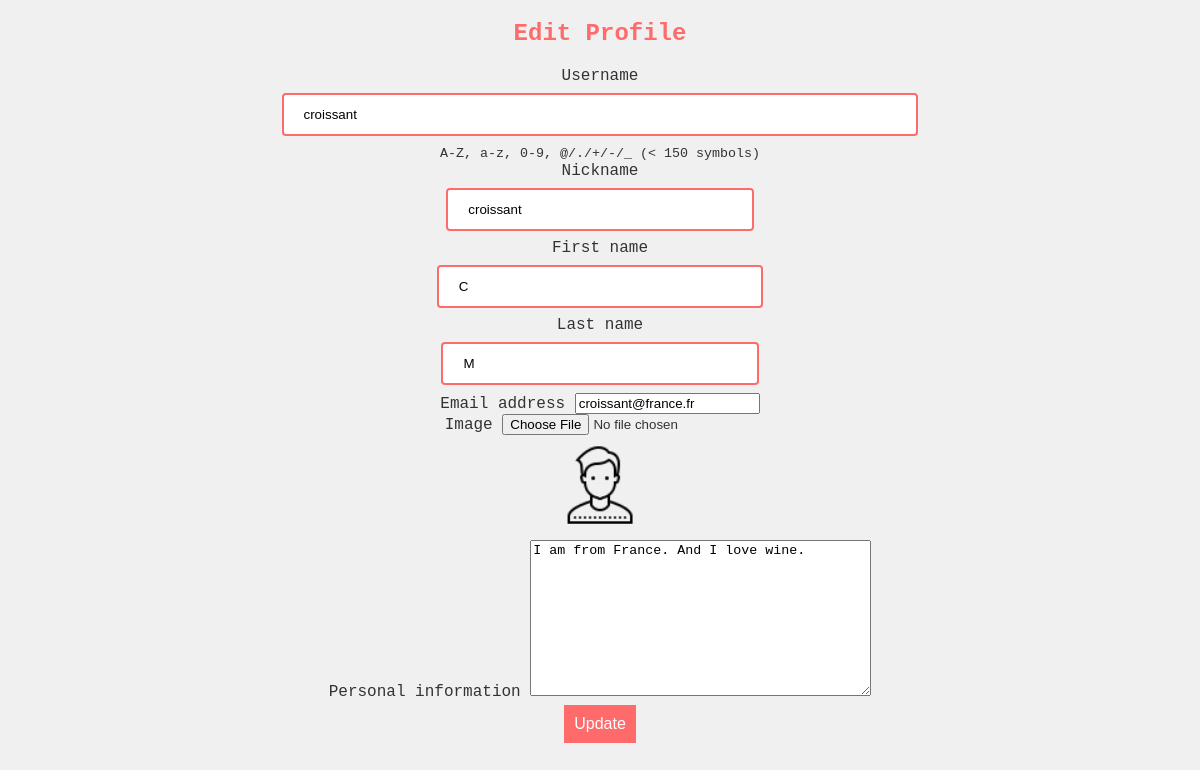
Page /mychat/edit_profile/ (signed in) on the committed database.
### MyChatApp/models.py (models this page shows, shortened)
class Profile(AbstractUser):
    image = models.ImageField(upload_to='profile_pictures/', null=True, blank=True)
    nickname = models.CharField(max_length=20, null=True, blank=True)
    personal_information = models.TextField(null=True, blank=True)

### MyChatApp/views.py (the view)
@login_required
def edit_profile(request):
    if request.method == 'POST':
        form = ProfileForm(request.POST, request.FILES, instance=request.user)
        if form.is_valid():
            form.save()
            return redirect('select_chat')
    else:
        form = ProfileForm(instance=request.user)
    return render(request, 'edit_profile.html', {'form': form})

### MyChatApp/forms.py
class ProfileForm(UserChangeForm):
    password = None
    username = forms.CharField(
        max_length=150,
        help_text="A-Z, a-z, 0-9, @/./+/-/_ (< 150 symbols)"
    )
    class Meta:
        model = Profile
        fields = ['username', 'nickname', 'first_name', 'last_name', 'email', 'image',  'personal_information']

### templates/edit_profile.html (shortened to what this page needs)
{% load static %}
<!DOCTYPE html>
<html>
<head>
    <link rel="stylesheet" type="text/css" href="{% static 'css/styles.css' %}">
</head>
<body>
    <div id="content" align="center">
        <h2>Edit Profile</h2>
        <form method="POST" enctype="multipart/form-data">
            {% for field in form %}
                <div class="form-group">
                    <label for="{{ field.id_for_label }}">{{ field.label }}</label>
                    {% if field.name == "image" %}
                        <input type="file" name="{{ field.name }}" id="{{ field.id_for_label }}">
                        {% if field.value %}
                            <br>
                            <img src="{{ field.value.url }}" alt="Current Image" width="100" height="100">
                        {% endif %}
                    {% else %}
                        {{ field }}
                    {% endif %}
                    {% if field.help_text %}
                        <small class="form-text text-muted">{{ field.help_text }}</small>
                    {% endif %}
                </div>
            {% endfor %}
            <button type="submit">Update</button>
        </form>
    </div>
</body>
</html>

### static/css/styles.css (style rules this page uses)
body { background-color: #f0f0f0; color: #333; font-family: 'Courier New', Courier, monospace; }
h1, h2, h3 { color: #ff6b6b; }
button { background-color: #ff6b6b; color: #fff; border: none; padding: 10px; text-align: center; text-decoration: none; display: inline-block; font-size: 16px; margin: 4px 2px; cursor: pointer; }
form { display: flex; justify-content: center; align-items: center; flex-direction: column; }
input[type="text"] { width: 100%; padding: 12px 20px; margin: 8px 0; box-sizing: border-box; border: 2px solid #ff6b6b; border-radius: 4px; }

### rows in the picture
Profile: form "croissant" "croissant" "C" "M" "croissant@france.fr" "I am from France. And I love wine."

### other values in the picture
{{ field.label }} "Username" "Nickname" "First name" "Last name" "Email address" "Image" "Personal information"
{{ field.help_text }} "A-Z, a-z, 0-9, @/./+/-/_ (< 150 symbols)"
